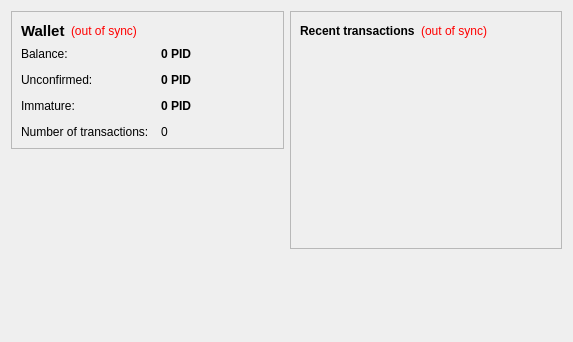
<?xml version="1.0" encoding="UTF-8"?>
<ui version="4.0">
 <class>OverviewPage</class>
 <widget class="QWidget" name="OverviewPage">
  <property name="geometry">
   <rect>
    <x>0</x>
    <y>0</y>
    <width>573</width>
    <height>342</height>
   </rect>
  </property>
  <property name="windowTitle">
   <string>Form</string>
  </property>
  <layout class="QHBoxLayout" name="horizontalLayout" stretch="1,1">
   <item>
    <layout class="QVBoxLayout" name="verticalLayout_2">
     <item>
      <widget class="QFrame" name="frame">
       <property name="frameShape">
        <enum>QFrame::StyledPanel</enum>
       </property>
       <property name="frameShadow">
        <enum>QFrame::Raised</enum>
       </property>
       <layout class="QVBoxLayout" name="verticalLayout_4">
        <item>
         <layout class="QHBoxLayout" name="horizontalLayout_4">
          <item>
           <widget class="QLabel" name="label_5">
            <property name="font">
             <font>
              <pointsize>11</pointsize>
              <weight>75</weight>
              <bold>true</bold>
             </font>
            </property>
            <property name="text">
             <string>Wallet</string>
            </property>
           </widget>
          </item>
          <item>
           <widget class="QLabel" name="labelWalletStatus">
            <property name="toolTip">
             <string>The displayed information may be out of date. Your wallet automatically synchronizes with the progressid network after a connection is established, but this process has not completed yet.</string>
            </property>
            <property name="styleSheet">
             <string notr="true">QLabel { color: red; }</string>
            </property>
            <property name="text">
             <string notr="true">(out of sync)</string>
            </property>
            <property name="alignment">
             <set>Qt::AlignLeading|Qt::AlignLeft|Qt::AlignVCenter</set>
            </property>
           </widget>
          </item>
          <item>
           <spacer name="horizontalSpacer_2">
            <property name="orientation">
             <enum>Qt::Horizontal</enum>
            </property>
            <property name="sizeHint" stdset="0">
             <size>
              <width>40</width>
              <height>20</height>
             </size>
            </property>
           </spacer>
          </item>
         </layout>
        </item>
        <item>
         <layout class="QFormLayout" name="formLayout_2">
          <property name="fieldGrowthPolicy">
           <enum>QFormLayout::AllNonFixedFieldsGrow</enum>
          </property>
          <property name="horizontalSpacing">
           <number>12</number>
          </property>
          <property name="verticalSpacing">
           <number>12</number>
          </property>
          <item row="0" column="0">
           <widget class="QLabel" name="label">
            <property name="text">
             <string>Balance:</string>
            </property>
           </widget>
          </item>
          <item row="0" column="1">
           <widget class="QLabel" name="labelBalance">
            <property name="font">
             <font>
              <weight>75</weight>
              <bold>true</bold>
             </font>
            </property>
            <property name="cursor">
             <cursorShape>IBeamCursor</cursorShape>
            </property>
            <property name="toolTip">
             <string>Your current balance</string>
            </property>
            <property name="text">
             <string notr="true">0 PID</string>
            </property>
            <property name="textInteractionFlags">
             <set>Qt::LinksAccessibleByMouse|Qt::TextSelectableByKeyboard|Qt::TextSelectableByMouse</set>
            </property>
           </widget>
          </item>
          <item row="1" column="0">
           <widget class="QLabel" name="label_3">
            <property name="text">
             <string>Unconfirmed:</string>
            </property>
           </widget>
          </item>
          <item row="1" column="1">
           <widget class="QLabel" name="labelUnconfirmed">
            <property name="font">
             <font>
              <weight>75</weight>
              <bold>true</bold>
             </font>
            </property>
            <property name="cursor">
             <cursorShape>IBeamCursor</cursorShape>
            </property>
            <property name="toolTip">
             <string>Total of transactions that have yet to be confirmed, and do not yet count toward the current balance</string>
            </property>
            <property name="text">
             <string notr="true">0 PID</string>
            </property>
            <property name="textInteractionFlags">
             <set>Qt::LinksAccessibleByMouse|Qt::TextSelectableByKeyboard|Qt::TextSelectableByMouse</set>
            </property>
           </widget>
          </item>
          <item row="3" column="0">
           <widget class="QLabel" name="label_2">
            <property name="text">
             <string>Number of transactions:</string>
            </property>
           </widget>
          </item>
          <item row="3" column="1">
           <widget class="QLabel" name="labelNumTransactions">
            <property name="toolTip">
             <string>Total number of transactions in wallet</string>
            </property>
            <property name="text">
             <string notr="true">0</string>
            </property>
           </widget>
          </item>
          <item row="2" column="0">
           <widget class="QLabel" name="labelImmatureText">
            <property name="text">
             <string>Immature:</string>
            </property>
           </widget>
          </item>
          <item row="2" column="1">
           <widget class="QLabel" name="labelImmature">
            <property name="font">
             <font>
              <weight>75</weight>
              <bold>true</bold>
             </font>
            </property>
            <property name="toolTip">
             <string>Mined balance that has not yet matured</string>
            </property>
            <property name="text">
             <string notr="true">0 PID</string>
            </property>
            <property name="textInteractionFlags">
             <set>Qt::LinksAccessibleByMouse|Qt::TextSelectableByKeyboard|Qt::TextSelectableByMouse</set>
            </property>
           </widget>
          </item>
         </layout>
        </item>
       </layout>
      </widget>
     </item>
     <item>
      <spacer name="verticalSpacer">
       <property name="orientation">
        <enum>Qt::Vertical</enum>
       </property>
       <property name="sizeHint" stdset="0">
        <size>
         <width>20</width>
         <height>40</height>
        </size>
       </property>
      </spacer>
     </item>
    </layout>
   </item>
   <item>
    <layout class="QVBoxLayout" name="verticalLayout_3">
     <item>
      <widget class="QFrame" name="frame_2">
       <property name="frameShape">
        <enum>QFrame::StyledPanel</enum>
       </property>
       <property name="frameShadow">
        <enum>QFrame::Raised</enum>
       </property>
       <layout class="QVBoxLayout" name="verticalLayout">
        <item>
         <layout class="QHBoxLayout" name="horizontalLayout_2">
          <item>
           <widget class="QLabel" name="label_4">
            <property name="text">
             <string>&lt;b&gt;Recent transactions&lt;/b&gt;</string>
            </property>
           </widget>
          </item>
          <item>
           <widget class="QLabel" name="labelTransactionsStatus">
            <property name="toolTip">
             <string>The displayed information may be out of date. Your wallet automatically synchronizes with the progressid network after a connection is established, but this process has not completed yet.</string>
            </property>
            <property name="styleSheet">
             <string notr="true">QLabel { color: red; }</string>
            </property>
            <property name="text">
             <string notr="true">(out of sync)</string>
            </property>
            <property name="alignment">
             <set>Qt::AlignRight|Qt::AlignTrailing|Qt::AlignVCenter</set>
            </property>
           </widget>
          </item>
          <item>
           <spacer name="horizontalSpacer">
            <property name="orientation">
             <enum>Qt::Horizontal</enum>
            </property>
            <property name="sizeHint" stdset="0">
             <size>
              <width>40</width>
              <height>20</height>
             </size>
            </property>
           </spacer>
          </item>
         </layout>
        </item>
        <item>
         <widget class="QListView" name="listTransactions">
          <property name="styleSheet">
           <string notr="true">QListView { background: transparent; }</string>
          </property>
          <property name="frameShape">
           <enum>QFrame::NoFrame</enum>
          </property>
          <property name="verticalScrollBarPolicy">
           <enum>Qt::ScrollBarAlwaysOff</enum>
          </property>
          <property name="horizontalScrollBarPolicy">
           <enum>Qt::ScrollBarAlwaysOff</enum>
          </property>
          <property name="selectionMode">
           <enum>QAbstractItemView::NoSelection</enum>
          </property>
         </widget>
        </item>
       </layout>
      </widget>
     </item>
     <item>
      <spacer name="verticalSpacer_2">
       <property name="orientation">
        <enum>Qt::Vertical</enum>
       </property>
       <property name="sizeHint" stdset="0">
        <size>
         <width>20</width>
         <height>40</height>
        </size>
       </property>
      </spacer>
     </item>
    </layout>
   </item>
  </layout>
 </widget>
 <resources/>
 <connections/>
</ui>
